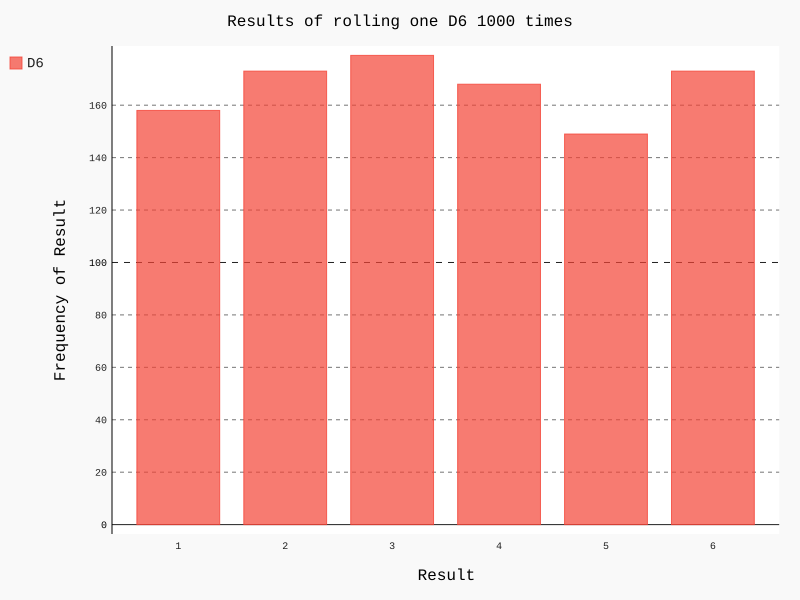

Recreate this plot in Python.
import pygal

from die import Die

# Create a die
die = Die()

# Make some rolls, and store results in a list
results = [die.roll() for roll_num in range(1000)]

# Analyze the results
frequencies = [results.count(value) for value in range(1, die.num_sides+1)]

# Visualize the results
hist = pygal.Bar()

hist.title = "Results of rolling one D6 1000 times"
hist.x_labels = [str(x) for x in range(1, die.num_sides+1)]
hist.x_title = "Result"
hist.y_title = "Frequency of Result"

hist.add('D6', frequencies)
hist.render_to_file('die_visual.svg')
